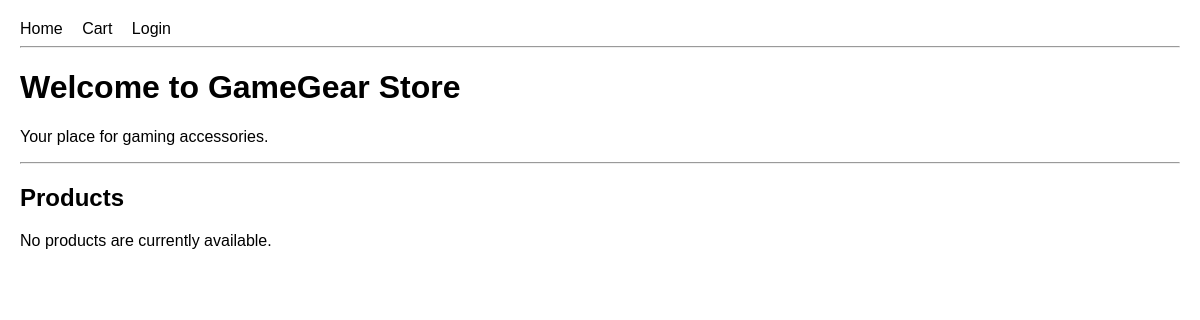
/, run on an earlier commit of the app's database.
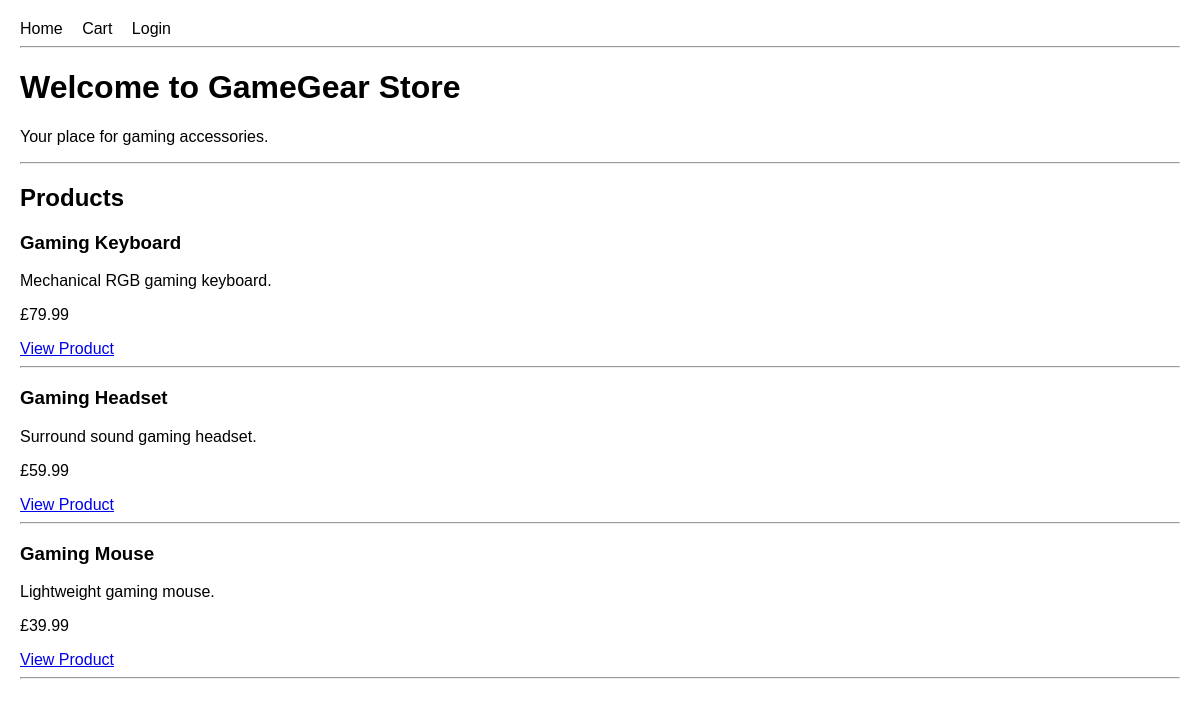
And on a later commit of the database.
### products/models.py (models this page shows, shortened)
class Product(models.Model):
    name = models.CharField(max_length=100)
    description = models.TextField()
    price = models.DecimalField(max_digits=6, decimal_places=2)
    image = models.ImageField(upload_to='products/', blank=True, null=True)
    is_active = models.BooleanField(default=True)

### products/views.py (the view)
# urls.py: 2. Add a URL to urlpatterns:  path('', views.home, name='home')
def home(request):
    products = Product.objects.filter(is_active=True)
    context = {
        'products': products,
    }
    return render(request, 'products/home.html', context)

### products/templates/products/home.html (shortened to what this page needs)
{% extends 'base.html' %}
{% block content %}
<h1>Welcome to GameGear Store</h1>
<p>Your place for gaming accessories.</p>
<hr>
<h2>Products</h2>
{% for product in products %}
    <div>
        <h3>{{ product.name }}</h3>
        <p>{{ product.description }}</p>
        <p>£{{ product.price }}</p>
        <a href="{% url 'product_detail' product.id %}">View Product</a>
        <hr>
    </div>
    {% empty %}
    <p>No products are currently available.</p>
{% endfor %}
{% endblock %}

What changed in the data, as far as the page shows it:
added Product: name "Gaming Keyboard", description "Mechanical RGB gaming keyboard.", price "79.99"
added Product: name "Gaming Headset", description "Surround sound gaming headset.", price "59.99"
added Product: name "Gaming Mouse", description "Lightweight gaming mouse.", price "39.99"
Also different on the page:
text no longer shown: "No products are currently available."
